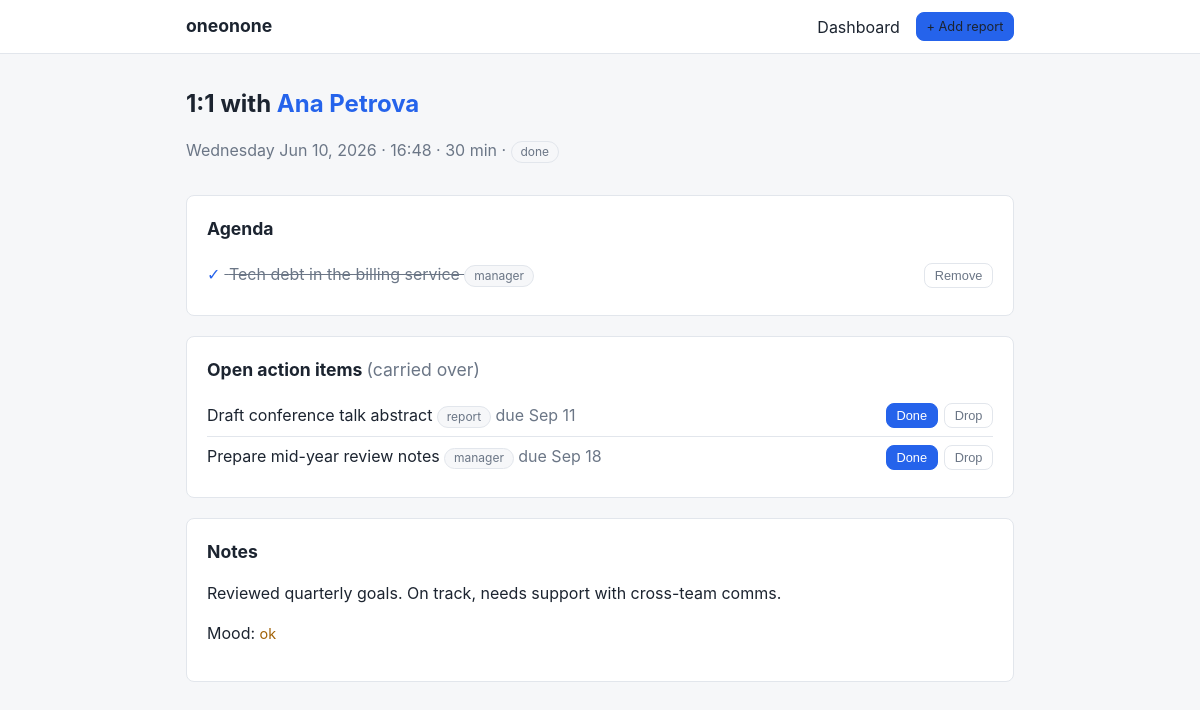
Page /meetings/4 on the committed database.
### app/models.py (models this page shows, shortened)
class Report(db.Model):
    __tablename__ = "report"
    id: Mapped[int] = mapped_column(primary_key=True)
    name: Mapped[str]
    role: Mapped[str] = mapped_column(default="")
    start_date: Mapped[date | None]
    archived: Mapped[bool] = mapped_column(default=False)
    series: Mapped[list["Series"]] = relationship(back_populates="report")
    meetings: Mapped[list["Meeting"]] = relationship(back_populates="report")
    action_items: Mapped[list["ActionItem"]] = relationship(back_populates="report")
    salary_changes: Mapped[list["SalaryChange"]] = relationship(
        back_populates="report", order_by="SalaryChange.effective_date"
    )

class Meeting(db.Model):
    __tablename__ = "meeting"
    STATUSES = ("scheduled", "done", "cancelled")
    id: Mapped[int] = mapped_column(primary_key=True)
    series_id: Mapped[int] = mapped_column(ForeignKey("series.id"))
    report_id: Mapped[int] = mapped_column(ForeignKey("report.id"))
    scheduled_at: Mapped[datetime]
    status: Mapped[str] = mapped_column(default="scheduled")
    notes: Mapped[str] = mapped_column(default="")
    mood: Mapped[int | None]  # 1 (rough) .. 5 (great), set on completion
    completed_at: Mapped[datetime | None]
    series: Mapped[Series] = relationship(back_populates="meetings")
    report: Mapped[Report] = relationship(back_populates="meetings")
    agenda_items: Mapped[list["AgendaItem"]] = relationship(
        back_populates="meeting", order_by="AgendaItem.sort_order", cascade="all, delete-orphan"
    )

class Series(db.Model):
    __tablename__ = "series"
    CADENCES = ("weekly", "biweekly", "monthly")
    id: Mapped[int] = mapped_column(primary_key=True)
    report_id: Mapped[int] = mapped_column(ForeignKey("report.id"))
    cadence: Mapped[str] = mapped_column(default="weekly")
    day_of_week: Mapped[int] = mapped_column(default=0)  # 0 = Monday
    time_of_day: Mapped[time] = mapped_column(default=time(10, 0))
    duration_minutes: Mapped[int] = mapped_column(default=30)
    active: Mapped[bool] = mapped_column(default=True)
    report: Mapped[Report] = relationship(back_populates="series")
    meetings: Mapped[list["Meeting"]] = relationship(back_populates="series")

class AgendaItem(db.Model):
    __tablename__ = "agenda_item"
    id: Mapped[int] = mapped_column(primary_key=True)
    meeting_id: Mapped[int] = mapped_column(ForeignKey("meeting.id"))
    text: Mapped[str]
    raised_by: Mapped[str] = mapped_column(default="manager")  # manager | report
    covered: Mapped[bool] = mapped_column(default=False)
    sort_order: Mapped[int] = mapped_column(default=0)
    meeting: Mapped[Meeting] = relationship(back_populates="agenda_items")

class ActionItem(db.Model):
    __tablename__ = "action_item"
    STATUSES = ("open", "done", "dropped")
    id: Mapped[int] = mapped_column(primary_key=True)
    report_id: Mapped[int] = mapped_column(ForeignKey("report.id"))
    meeting_id: Mapped[int | None] = mapped_column(ForeignKey("meeting.id"))
    text: Mapped[str]
    owner: Mapped[str] = mapped_column(default="manager")  # manager | report
    due_date: Mapped[date | None]
    status: Mapped[str] = mapped_column(default="open")
    created_at: Mapped[datetime] = mapped_column(default=utcnow)
    report: Mapped[Report] = relationship(back_populates="action_items")

### app/routes/meetings.py (the view)
@bp.get("/meetings/<int:meeting_id>")
def detail(meeting_id: int):
    meeting = _get_meeting(meeting_id)
    return render_template(
        "meetings/detail.html",
        meeting=meeting,
        open_items=open_action_items(meeting.report_id),
        today=date.today(),
    )

### app/routes/meetings.py (called while the page is built)
def _get_meeting(meeting_id: int) -> Meeting:
    meeting = db.session.get(Meeting, meeting_id)
    if meeting is None:
        abort(404)
    return meeting

### app/services/carryover.py (called while the page is built)
def open_action_items(report_id: int) -> list[ActionItem]:
    return (
        ActionItem.query.filter_by(report_id=report_id, status="open")
        .order_by(ActionItem.created_at)
        .all()
    )

### app/templates/meetings/detail.html (shortened to what this page needs)
{% extends "base.html" %}
{% block content %}
<div class="page-head">
  <div>
    <h1>1:1 with <a href="{{ url_for('reports.detail', report_id=meeting.report.id) }}">{{ meeting.report.name }}</a></h1>
    <p class="muted">
      {{ meeting.scheduled_at.strftime("%A %b %d, %Y · %H:%M") }} · {{ meeting.series.duration_minutes }} min ·
      <span class="badge">{{ meeting.status }}</span>
    </p>
  </div>
</div>
<section class="card">
  <h2>Agenda</h2>
  {% if meeting.agenda_items %}
  <ul class="item-list">
    {% for item in meeting.agenda_items %}
    <li>
      <span class="{% if item.covered %}covered{% endif %}">
        <form method="post" action="{{ url_for('meetings.toggle_agenda', item_id=item.id) }}" class="inline">
          <button class="check" title="Toggle covered">{{ "✓" if item.covered else "○" }}</button>
        </form>
        {{ item.text }} <span class="badge">{{ item.raised_by }}</span>
      </span>
      <form method="post" action="{{ url_for('meetings.delete_agenda', item_id=item.id) }}" class="inline">
        <button class="btn btn-small btn-quiet" data-confirm="Remove this agenda item?">Remove</button>
      </form>
    </li>
    {% endfor %}
  </ul>
  {% else %}
  <p class="muted">No agenda items yet.</p>
  {% endif %}
</section>
{% if open_items %}
<section class="card">
  <h2>Open action items <span class="muted">(carried over)</span></h2>
  <ul class="item-list">
    {% for item in open_items %}
    <li>
      <span>{{ item.text }} <span class="badge">{{ item.owner }}</span>
        {% if item.due_date %}<span class="muted">due {{ item.due_date.strftime("%b %d") }}</span>{% endif %}</span>
      <span class="actions">
        <form method="post" action="{{ url_for('meetings.set_action_item_status', item_id=item.id, status='done') }}"><button class="btn btn-small">Done</button></form>
        <form method="post" action="{{ url_for('meetings.set_action_item_status', item_id=item.id, status='dropped') }}"><button class="btn btn-small btn-quiet">Drop</button></form>
      </span>
    </li>
    {% endfor %}
  </ul>
</section>
{% endif %}
<section class="card">
  {% if meeting.status == "scheduled" %}
  <h2>Notes &amp; completion</h2>
  <form method="post" action="{{ url_for('meetings.complete', meeting_id=meeting.id) }}" class="form">
    <label>Notes
      <textarea name="notes" rows="8" data-autoresize placeholder="What was discussed…">{{ meeting.notes }}</textarea>
    </label>
    <fieldset class="mood-picker">
      <legend>How was it?</legend>
      {% for value, label in [(1,"rough"),(2,"tense"),(3,"ok"),(4,"good"),(5,"great")] %}
      <label class="mood mood-{{ value }}">
        <input type="radio" name="mood" value="{{ value }}" {% if meeting.mood == value %}checked{% endif %}> {{ label }}
      </label>
      {% endfor %}
    </fieldset>
    <div class="form-actions">
      <button type="submit" class="btn">Complete meeting</button>
      <button type="submit" formaction="{{ url_for('meetings.save_notes', meeting_id=meeting.id) }}" class="btn btn-quiet">Save notes only</button>
    </div>
  </form>
  {% else %}
  <h2>Notes</h2>
  {% if meeting.notes %}<p class="notes">{{ meeting.notes | replace("\n", "<br>") | safe }}</p>
  {% else %}<p class="muted">No notes.</p>{% endif %}
  {% if meeting.mood %}<p>Mood: <span class="mood mood-{{ meeting.mood }}">{{ ["","rough","tense","ok","good","great"][meeting.mood] }}</span></p>{% endif %}
  {% endif %}
</section>
{% endblock %}

### app/static/css/app.css (style rules this page uses)
:root { --bg: #f6f7f9; --surface: #ffffff; --text: #1c2430; --muted: #6b7686; --border: #e2e6ec; --accent: #2563eb; --accent-dark: #1e40af; --danger: #b91c1c; --ok: #15803d; --radius: 8px; }
* { box-sizing: border-box; }
body { margin: 0; font-family: -apple-system, BlinkMacSystemFont, "Segoe UI", Roboto, Helvetica, Arial, sans-serif; background: var(--bg); color: var(--text); line-height: 1.5; }
h1 { font-size: 1.5rem; margin: 0.5rem 0 1rem; }
h2 { font-size: 1.1rem; margin: 0 0 0.75rem; }
a { color: var(--accent); text-decoration: none; }
.muted { color: var(--muted); font-weight: 400; }
.card { background: var(--surface); border: 1px solid var(--border); border-radius: var(--radius); padding: 1.25rem; margin-bottom: 1.25rem; }
.page-head { display: flex; justify-content: space-between; align-items: flex-start; gap: 1rem; margin-bottom: 1rem; }
.page-head h1 { margin-bottom: 0.15rem; }
.btn { display: inline-block; background: var(--accent); color: #fff; border: 1px solid var(--accent); border-radius: var(--radius); padding: 0.45rem 0.9rem; font-size: 0.9rem; cursor: pointer; text-decoration: none; }
.btn-small { padding: 0.25rem 0.6rem; font-size: 0.8rem; }
.btn-quiet { background: transparent; color: var(--muted); border-color: var(--border); }
.badge { display: inline-block; background: var(--bg); border: 1px solid var(--border); border-radius: 999px; padding: 0.05rem 0.55rem; font-size: 0.75rem; color: var(--muted); }
.meeting-list, .item-list { list-style: none; margin: 0; padding: 0; }
.meeting-list li, .item-list li { display: flex; justify-content: space-between; align-items: center; gap: 0.75rem; padding: 0.45rem 0; border-bottom: 1px solid var(--border); }
.meeting-list li:last-child, .item-list li:last-child { border-bottom: none; }
.covered { text-decoration: line-through; color: var(--muted); }
.actions { display: flex; gap: 0.4rem; }
.actions form, form.inline { display: inline; }
.check { background: none; border: none; cursor: pointer; font-size: 1rem; color: var(--accent); padding: 0 0.25rem 0 0; }
.notes { white-space: normal; }
.mood { display: inline-block; margin-right: 0.9rem; font-size: 0.9rem; }
.mood-3 { color: #a16207; }

### rows in the picture
Report: report.name "Ana Petrova"
Meeting: scheduled_at "Wednesday Jun 10, 2026 · 16:48", status "done", notes "Reviewed quarterly goals. On track, needs support with cross-team comms.", mood "ok"
Series: series.duration_minutes "30"
AgendaItem: covered "✓", text "Tech debt in the billing service", raised_by "manager"
ActionItem: text "Draft conference talk abstract", owner "report", due_date "Sep 11"
ActionItem: text "Prepare mid-year review notes", owner "manager", due_date "Sep 18"
